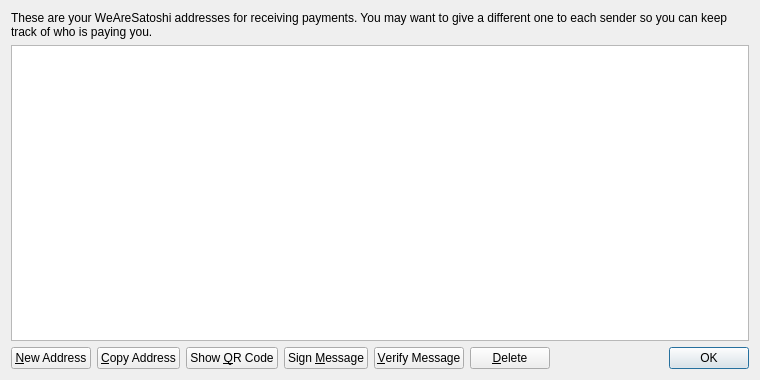
<?xml version="1.0" encoding="UTF-8"?>
<ui version="4.0">
 <class>AddressBookPage</class>
 <widget class="QWidget" name="AddressBookPage">
  <property name="geometry">
   <rect>
    <x>0</x>
    <y>0</y>
    <width>760</width>
    <height>380</height>
   </rect>
  </property>
  <property name="windowTitle">
   <string>Address Book</string>
  </property>
  <layout class="QVBoxLayout" name="verticalLayout">
   <item>
    <widget class="QLabel" name="labelExplanation">
     <property name="text">
      <string>These are your WeAreSatoshi addresses for receiving payments. You may want to give a different one to each sender so you can keep track of who is paying you.</string>
     </property>
     <property name="textFormat">
      <enum>Qt::PlainText</enum>
     </property>
     <property name="wordWrap">
      <bool>true</bool>
     </property>
    </widget>
   </item>
   <item>
    <widget class="QTableView" name="tableView">
     <property name="contextMenuPolicy">
      <enum>Qt::CustomContextMenu</enum>
     </property>
     <property name="toolTip">
      <string>Double-click to edit address or label</string>
     </property>
     <property name="tabKeyNavigation">
      <bool>false</bool>
     </property>
     <property name="alternatingRowColors">
      <bool>true</bool>
     </property>
     <property name="selectionMode">
      <enum>QAbstractItemView::SingleSelection</enum>
     </property>
     <property name="selectionBehavior">
      <enum>QAbstractItemView::SelectRows</enum>
     </property>
     <property name="sortingEnabled">
      <bool>true</bool>
     </property>
     <attribute name="verticalHeaderVisible">
      <bool>false</bool>
     </attribute>
    </widget>
   </item>
   <item>
    <layout class="QHBoxLayout" name="horizontalLayout">
     <item>
      <widget class="QPushButton" name="newAddressButton">
       <property name="toolTip">
        <string>Create a new address</string>
       </property>
       <property name="text">
        <string>&amp;New Address</string>
       </property>
       <property name="icon">
        <iconset resource="../bitcoin.qrc">
         <normaloff>:/icons/add</normaloff>:/icons/add</iconset>
       </property>
      </widget>
     </item>
     <item>
      <widget class="QPushButton" name="copyToClipboard">
       <property name="toolTip">
        <string>Copy the currently selected address to the system clipboard</string>
       </property>
       <property name="text">
        <string>&amp;Copy Address</string>
       </property>
       <property name="icon">
        <iconset resource="../bitcoin.qrc">
         <normaloff>:/icons/editcopy</normaloff>:/icons/editcopy</iconset>
       </property>
      </widget>
     </item>
     <item>
      <widget class="QPushButton" name="showQRCode">
       <property name="text">
        <string>Show &amp;QR Code</string>
       </property>
       <property name="icon">
        <iconset resource="../bitcoin.qrc">
         <normaloff>:/icons/qrcode</normaloff>:/icons/qrcode</iconset>
       </property>
      </widget>
     </item>
     <item>
      <widget class="QPushButton" name="signMessage">
       <property name="toolTip">
        <string>Sign a message to prove you own a WeAreSatoshi address</string>
       </property>
       <property name="text">
        <string>Sign &amp;Message</string>
       </property>
       <property name="icon">
        <iconset resource="../bitcoin.qrc">
         <normaloff>:/icons/edit</normaloff>:/icons/edit</iconset>
       </property>
      </widget>
     </item>
     <item>
      <widget class="QPushButton" name="verifyMessage">
       <property name="toolTip">
        <string>Verify a message to ensure it was signed with a specified WeAreSatoshi address</string>
       </property>
       <property name="text">
        <string>&amp;Verify Message</string>
       </property>
       <property name="icon">
        <iconset resource="../bitcoin.qrc">
         <normaloff>:/icons/transaction_0</normaloff>:/icons/transaction_0</iconset>
       </property>
      </widget>
     </item>
     <item>
      <widget class="QPushButton" name="deleteButton">
       <property name="toolTip">
        <string>Delete the currently selected address from the list</string>
       </property>
       <property name="text">
        <string>&amp;Delete</string>
       </property>
       <property name="icon">
        <iconset resource="../bitcoin.qrc">
         <normaloff>:/icons/remove</normaloff>:/icons/remove</iconset>
       </property>
      </widget>
     </item>
     <item>
      <spacer name="horizontalSpacer">
       <property name="orientation">
        <enum>Qt::Horizontal</enum>
       </property>
       <property name="sizeHint" stdset="0">
        <size>
         <width>40</width>
         <height>20</height>
        </size>
       </property>
      </spacer>
     </item>
     <item>
      <widget class="QDialogButtonBox" name="buttonBox">
       <property name="sizePolicy">
        <sizepolicy hsizetype="Maximum" vsizetype="Fixed">
         <horstretch>0</horstretch>
         <verstretch>0</verstretch>
        </sizepolicy>
       </property>
       <property name="standardButtons">
        <set>QDialogButtonBox::Ok</set>
       </property>
      </widget>
     </item>
    </layout>
   </item>
  </layout>
 </widget>
 <resources>
  <include location="../bitcoin.qrc"/>
 </resources>
 <connections/>
</ui>
